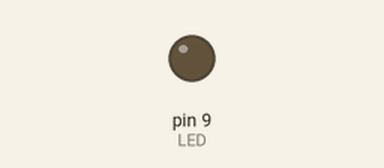
Bench run of a sketch on a simulated Arduino Uno, built with avr-gcc and run on an emulated ATmega328P. Parts: output pins drawn as LEDs (lit = HIGH).

Above: at 0.15 s.
Timing chart, 0 to 1.6 s (numbered marks = the images above):
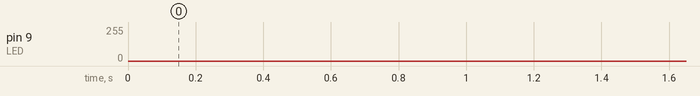

The sketch:

PWM_1.ino
```cpp
const int LED = 9;
int i = 0;

void setup() {
  // put your setup code here, to run once:
  pinMode(LED, OUTPUT);
}

void loop() {
  // put your main code here, to run repeatedly:
  for(int i = 0; i < 255; i++) {
    analogWrite(LED, i);
    delay(5);
  }

  for(int i = 255; i > 0; i--) {
    analogWrite(LED, i);
    delay(5);
  }
}
```
